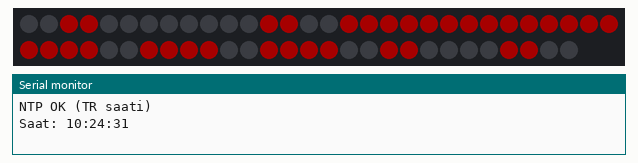
A sketch run on a simulated ESP32. Shown: 58 RGB LEDs in strip order, left to right, continuing on the next row, the last lines printed to the serial monitor. Dim RGB values are drawn brighter than linear; WiFi joins after 1.5 s; servers stay silent unless stated; the local clock reads 2024-03-15 10:24:30 at power-on unless the sketch sets it.

Above: at 1.6 s.
At 128.1 s:
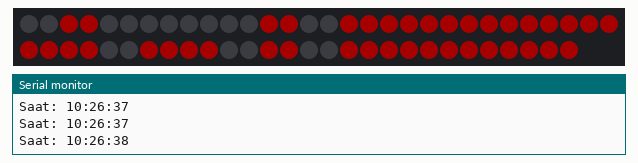

The sketch:

digitalclock.ino
```cpp
#include <WiFi.h>
#include <time.h>
#include <Adafruit_NeoPixel.h>

/* ========= CONFIG ========= */
#define LED_PIN     6
#define NUM_PIXELS  58
#define BRIGHTNESS  40

/* WiFi */
const char* ssid     = "your ssid";
const char* password = "your password";

/* NTP */
const char* ntpServer = "pool.ntp.org";
const long GMT_OFFSET_SEC = 3 * 3600; // TR UTC+3
const int DAYLIGHT_OFFSET_SEC = 0;

Adafruit_NeoPixel strip(NUM_PIXELS, LED_PIN, NEO_GRB + NEO_KHZ800);

/* ========= SEGMENTS ========= */
#define SEG_G 0
#define SEG_B 1
#define SEG_A 2
#define SEG_F 3
#define SEG_E 4
#define SEG_D 5
#define SEG_C 6

// Her digit 14 LED
const int segmentLED[7][2] = {
  {0, 1},    // G
  {2, 3},    // B
  {4, 5},    // A
  {6, 7},    // F
  {8, 9},    // E
  {10,11},   // D
  {12,13}    // C
};

// Digit başlangıç indexleri
const int digitStart[4] = {0, 14, 28, 42}; // Saat onlar, saat birler, dakika onlar, dakika birler

// Rakamlara göre hangi segmentler yanacak (A B C D E F G)
const byte digits[10][7] = {
  {1,1,1,1,1,1,0}, //0
  {0,1,1,0,0,0,0}, //1
  {1,1,0,1,1,0,1}, //2
  {1,1,1,1,0,0,1}, //3
  {0,1,1,0,0,1,1}, //4
  {1,0,1,1,0,1,1}, //5
  {1,0,1,1,1,1,1}, //6
  {1,1,1,0,0,0,0}, //7
  {1,1,1,1,1,1,1}, //8
  {1,1,1,1,0,1,1}  //9
};

/* ========= FUNCTIONS ========= */
void syncTime() {
  WiFi.begin(ssid, password);
  int t = 0;
  while (WiFi.status() != WL_CONNECTED && t < 20) {
    delay(500);
    t++;
  }
  if (WiFi.status() == WL_CONNECTED) {
    configTime(GMT_OFFSET_SEC, DAYLIGHT_OFFSET_SEC, ntpServer);
    Serial.println("NTP OK (TR saati)");
  } else {
    Serial.println("WiFi baglanamadi");
  }
}

// Belirli segmentleri yak
void lightSegment(int seg, int base) {
  strip.setPixelColor(base + segmentLED[seg][0], 255, 0, 0);
  strip.setPixelColor(base + segmentLED[seg][1], 255, 0, 0);
}

// Rakamı çiz
void drawDigit(int digitIndex, int number) {
  int base = digitStart[digitIndex];
  for (int s = 0; s < 7; s++) {
    if (digits[number][s]) {
      int seg;
      switch(s) {
        case 0: seg = SEG_A; break;
        case 1: seg = SEG_B; break;
        case 2: seg = SEG_C; break;
        case 3: seg = SEG_D; break;
        case 4: seg = SEG_E; break;
        case 5: seg = SEG_F; break;
        case 6: seg = SEG_G; break;
      }
      lightSegment(seg, base);
    }
  }
}

/* ========= SETUP ========= */
void setup() {
  Serial.begin(115200);
  strip.begin();
  strip.setBrightness(BRIGHTNESS);
  strip.clear();
  strip.show();
  syncTime();
}

/* ========= LOOP ========= */
void loop() {
  struct tm t;
  if (!getLocalTime(&t)) return;

  Serial.printf("Saat: %02d:%02d:%02d\n", t.tm_hour, t.tm_min, t.tm_sec);

  strip.clear();

  // Saat ve dakika rakamları
  drawDigit(0, t.tm_hour / 10);
  drawDigit(1, t.tm_hour % 10);
  drawDigit(2, t.tm_min / 10);
  drawDigit(3, t.tm_min % 10);

  // DOT blink (saniye bazlı)
  if (t.tm_sec % 2 == 0) {
    strip.setPixelColor(56, 255, 0, 0);
    strip.setPixelColor(57, 255, 0, 0);
  }

  strip.show();
  delay(200);
}
```
